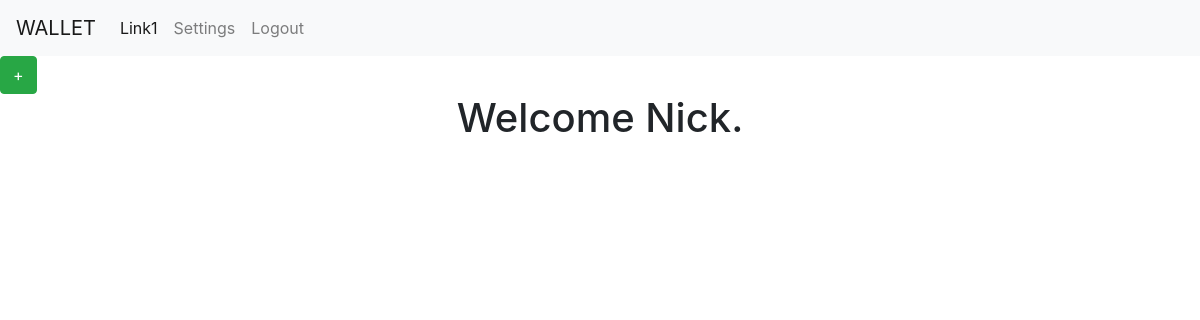
Before: / (signed in) with the older database file.
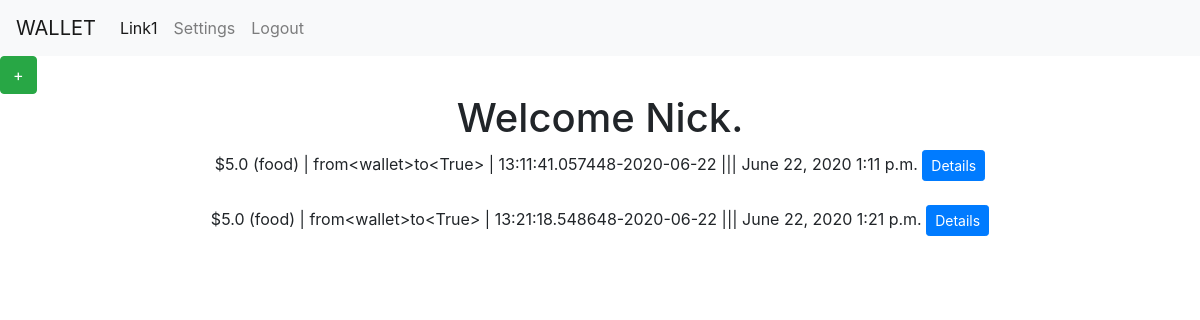
After: the same page with the newer database file.
### walletapp/models.py (models this page shows)
class dbEntry(models.Model):
    amount = models.FloatField()
    category = models.CharField(max_length=64)
    entryTime = models.TimeField(default=now)
    entryDate = models.DateField(default=now)
    fromAccount = models.CharField(max_length=64)
    toAccount = models.CharField(max_length=64)
    def __str__(self):
        return f"${self.amount} ({self.category}) | from<{self.fromAccount}>to<{self.toAccount}> | {self.entryTime}-{self.entryDate}"

### walletapp/views.py (the view)
# urls.py: path('', views.index, name='index'),
def index(request):
    if not request.user.is_authenticated:
        return render(request, "walletapp/login.html", {"message": "Login first"})
    context = {
    "user": request.user,
    "category": dbCategory.objects.all(),
    "transaction": dbEntry.objects.all().reverse(),
    "accounts": dbAccount.objects.all(),
    "message": None,
    }
    return render(request, "walletapp/index.html", context)

### walletapp/templates/walletapp/index.html (shortened to what this page needs)
{% extends 'walletapp/layout.html' %}
{% block body %}
<div class="addButtonContainer">
    <button type="button" class="btn btn-success" data-toggle="modal" data-target="#addEntryModal" id="addEntryButton">+</button>
</div>
<div class="container text-center">
    <h1>Welcome {{user.username|title}}.</h1>
    <div class="transactionDiv">
        {% for item in transaction %}
        <div class="transactionDivSub">
            <span>{{item}} ||| {{item.entryDate}} {{item.entryTime}}</span>
            <button type="button" class="btn btn-primary btn-sm" data-toggle="modal" data-target="#indexModal" onclick="functionA('{{item.id}}')">Details</button>
        </div>
        <br>
        {% endfor %}
    </div>
</div>
{% endblock %}

Changed rows visible on the page:
added dbEntry: amount+category+fromAccount "$5.0 (food) | from<wallet>to<True> | 13:11:41.057448-2020-06-22", entryDate "June 22, 2020", entryTime "1:11 p.m."
added dbEntry: amount+category+fromAccount "$5.0 (food) | from<wallet>to<True> | 13:21:18.548648-2020-06-22", entryDate "June 22, 2020", entryTime "1:21 p.m."
